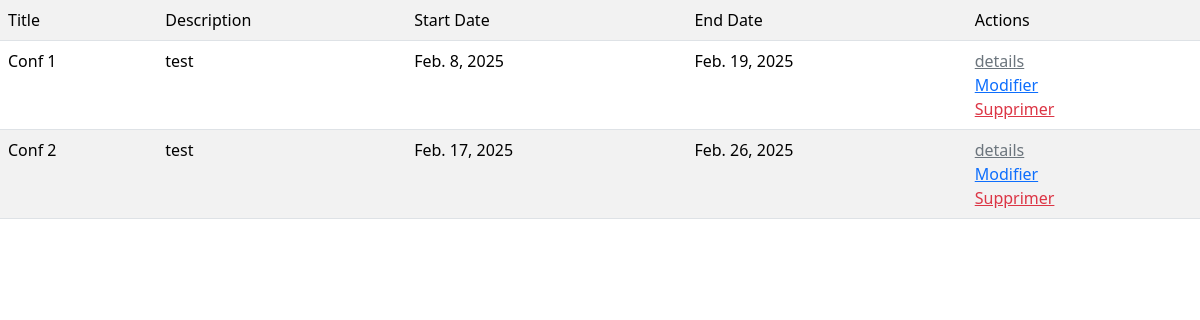
/conference/list/, run on an earlier commit of the app's database.
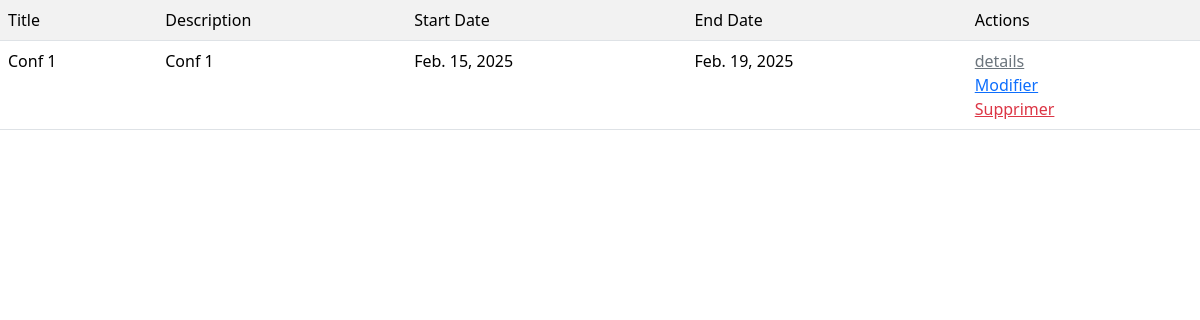
And on a later commit of the database.
### conferenceApp/models.py (models this page shows, shortened)
class Conference(models.Model):
    title = models.CharField(max_length=255)
    description = models.TextField()
    start_date = models.DateField()
    end_date = models.DateField()
    location = models.CharField(max_length=255)
    price=models.FloatField(validators=[MinValueValidator(limit_value = 0, message="Price must be positive")])
    capacity = models.IntegerField(validators=[MaxValueValidator(limit_value = 1000, message="Capacity cannot exceed 1000"), MinValueValidator(limit_value = 0, message="Capacity must be positive")])
    program = models.FileField(upload_to='files/', validators = [
        FileExtensionValidator(allowed_extensions = ['pdf', 'png', 'jpeg', 'jpg'])
    ])
    created_at=models.DateTimeField(auto_now_add=True)
    updated_at=models.DateTimeField(auto_now=True)
    category = models.ForeignKey(Category, on_delete=models.CASCADE, related_name='conferences')

### conferenceApp/views.py (the view)
# urls.py: path('list/', conferenceList, name="conference_list"),
def conferenceList(req):
    liste = Conference.objects.all()
    return render(req, 'conference_list.html', {'conferences': liste})

### conferenceApp/templates/conference_list.html (shortened to what this page needs)
<!DOCTYPE html>
<html lang="en">
    <head>
        <link
            rel="stylesheet"
            href="https://cdn.jsdelivr.net/npm/bootstrap@5.3.3/dist/css/bootstrap.min.css"
        />
    </head>
    <body>
        <table class="table table-striped">
            <tr>
                <td>Title</td>
                <td>Description</td>
                <td>Start Date</td>
                <td>End Date</td>
                <td>Actions</td>
            </tr>
            {% for c in conferences %}
            <tr>
                <td>{{ c.title }}</td>
                <td>{{ c.description }}</td>
                <td>{{ c.start_date }}</td>
                <td>{{ c.end_date }}</td>
                <td>
                    <a
                        href="{% url 'conference_detailsView' c.id %}"
                        class="link-secondary"
                        >details</a
                    >
                    <br/>
    <a href="{% url 'conference_updateView' c.id %}"class="link-primary" >Modifier</a>
    <br/>
    <a href="{% url 'conference_deleteView' c.id %}" class="link-danger">Supprimer</a>
                </td>
            </tr>
            {% endfor %}
        </table>
    </body>
</html>

What changed in the data, as far as the page shows it:
removed Conference: title "Conf 2", description "test", start_date "Feb. 17, 2025", end_date "Feb. 26, 2025"
changed Conference "Conf 1": description "test" → "Conf 1"; start_date "Feb. 8, 2025" → "Feb. 15, 2025"
